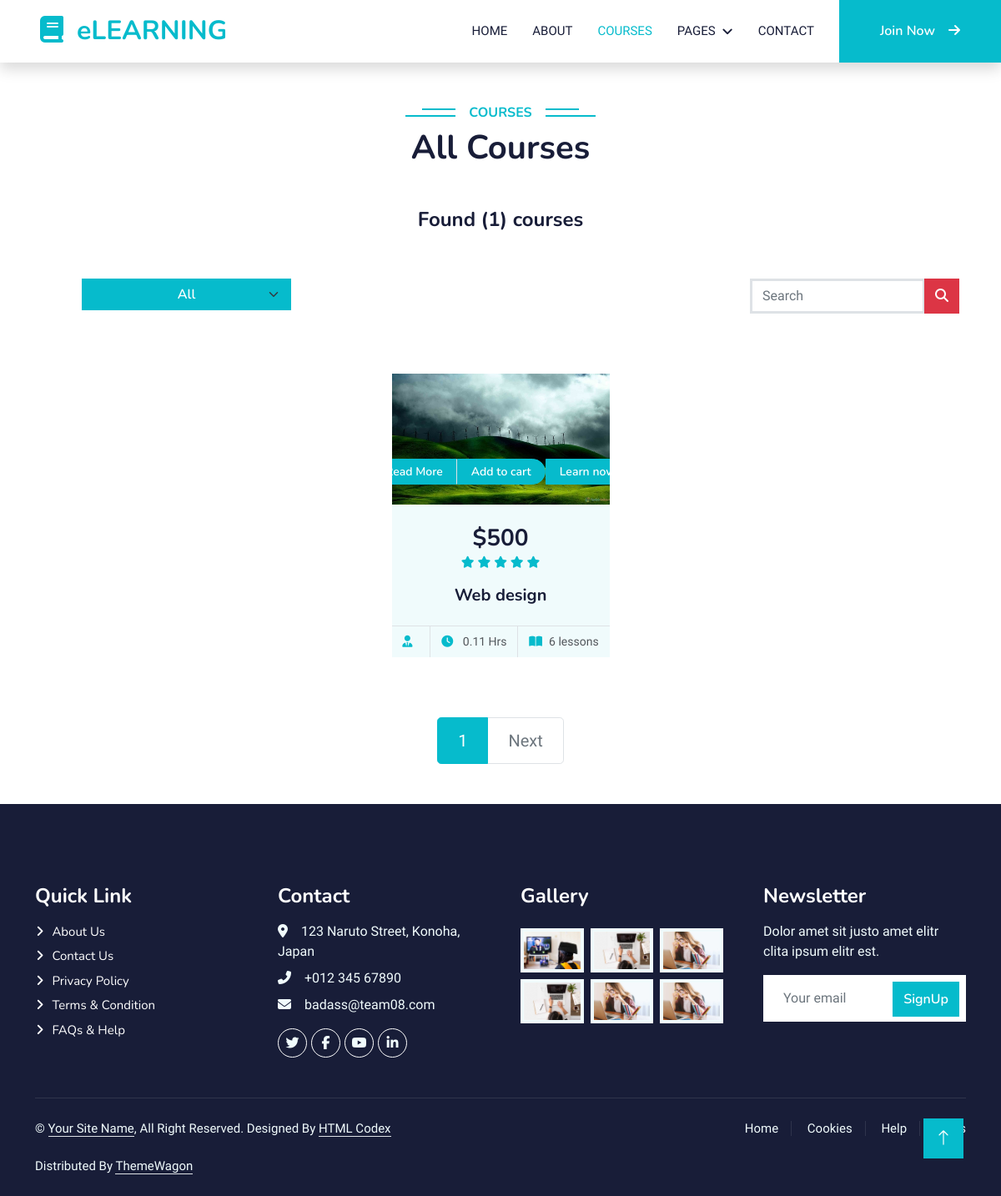
/course/, run on an earlier commit of the app's database.
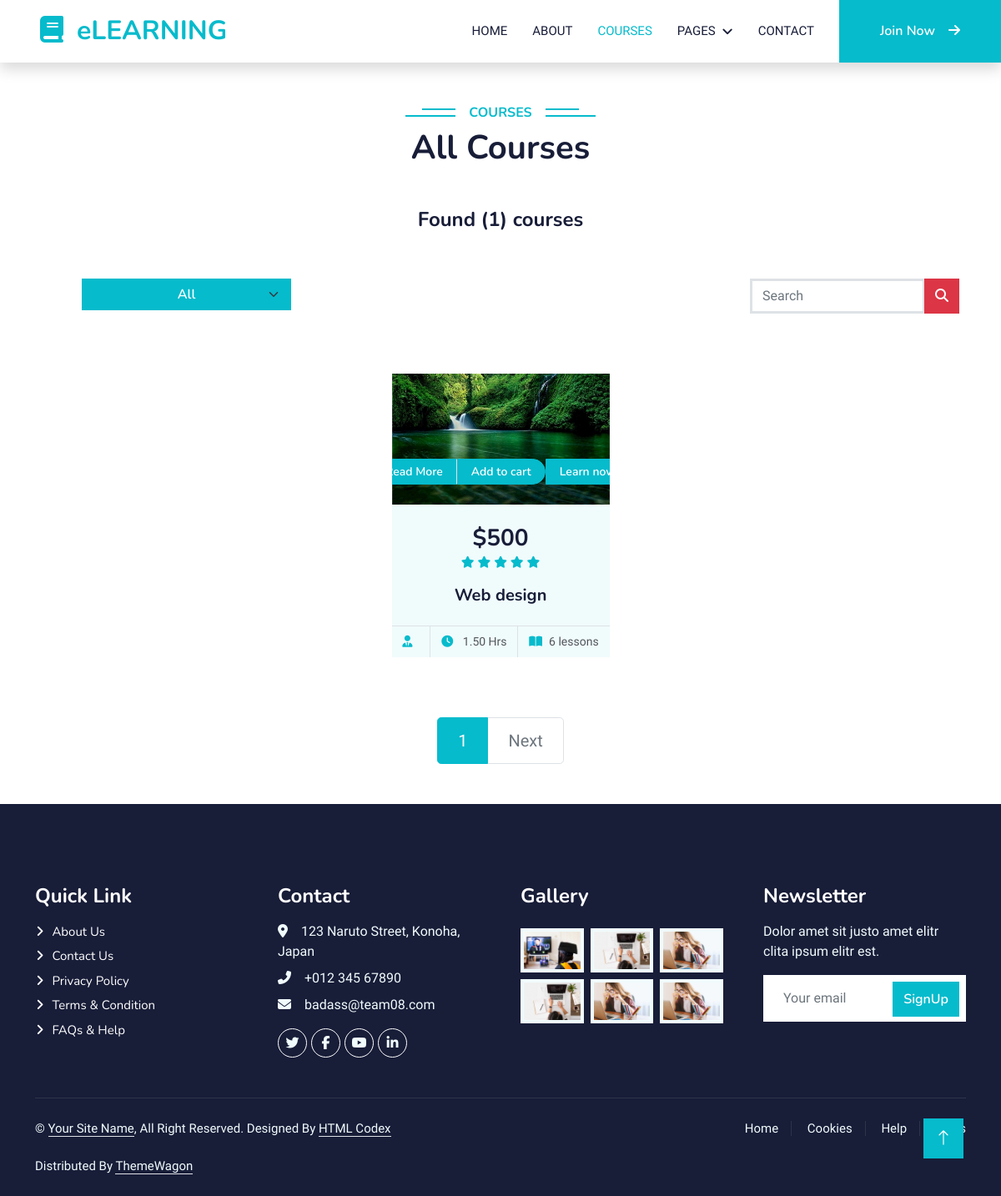
And on a later commit of the database.
### course/models.py (models this page shows, shortened)
class Course(models.Model):
    title = models.CharField(max_length=255)
    description = models.TextField()
    price = models.PositiveIntegerField(null=True,
                                        validators=[MinValueValidator(0)], blank=True)
    instructor = models.ForeignKey(
        Instructor, on_delete=models.CASCADE, blank=True, null=True)
    language = models.CharField(max_length=50, default='English')
    category = models.ForeignKey(
        Category, on_delete=models.PROTECT, blank=True, null=True)
    COURSE_STATUS_AVAILABLE = 'A'
    COURSE_STATUS_UNAVAILABLE = 'UA'
    COURSE_STATUS_CHOICES = [
        (COURSE_STATUS_AVAILABLE, 'Available'),
        (COURSE_STATUS_UNAVAILABLE, 'Unavailable')
    ]
    lesson_number = models.PositiveBigIntegerField(null=True,
                                                   validators=[MinValueValidator(0)], blank=True)
    course_status = models.CharField(
        max_length=2, choices=COURSE_STATUS_CHOICES, default=COURSE_STATUS_AVAILABLE)
    rated = models.PositiveSmallIntegerField(null=True,
                                             validators=[MinValueValidator(0), MaxValueValidator(5)], blank=True)
    duration = models.DecimalField(max_digits=6, decimal_places=2,
                                   validators=[MinValueValidator(0)], blank=True, null=True)
    image = ResizedImageField(size=[500, 300], crop=['middle', 'center'],  upload_to="course/course_image/", null=True, blank=True, quality=100
                              )
    video = models.FileField(
        upload_to="course/course_video", null=True, blank=True)
    slug = models.SlugField(max_length=200, unique=True,
                            null=True, blank=True)
    def get_url(self):
        return reverse('course_detail', args=[self.slug])
    def get_video_url(self):
        return reverse('course_watching', args=[self.slug])
    def add_to_cart_url(self):
        return reverse('add_cart', args=[self.slug])

### course/views.py (the view)
# urls.py: path('course/', include('course.urls')),
def course(request, category_slug=None):
    course_url = reverse('course')
    if category_slug is not None:
        category = get_object_or_404(Category, slug=category_slug)
        courses = Course.objects.all().filter(category=category, course_status='A')
    else:
        courses = Course.objects.all().filter(course_status='A').order_by('pk')
        category = None
    page = request.GET.get('page')
    page = page or 1
    paginator = Paginator(courses, 6)
    paged_courses = paginator.get_page(page)
    course_count = courses.count()
    context = {
        'courses': paged_courses,
        'course_count': course_count,
        'category': category,
        'course_url': course_url
    }
    return render(request, 'course/course.html', context=context)

### templates/course/course.html (shortened to what this page needs)
{% extends 'base.html' %} {% load static %} {% block content %}
<div class="container-xxl py-5">
  <div class="container">
    <div class="text-center wow fadeInUp" data-wow-delay="0.1s">
      <h6 class="section-title bg-white text-center text-primary px-3">
        Courses
      </h6>
      {% if category == None %}
      <h1 class="mb-5">All Courses</h1>
      {% else %}
      <h1 class="mb-5">{{category.title}} Courses</h1>
      {% endif %}
      <h4>Found ({{course_count}}) courses</h4>
    </div>
    <div
      class="container text-center wow fadeInUp m-4 p-4 mw-100"
      data-wow-delay="0.1s"
    >
      <div class="row justify-content-between p-2 g-3">
        <div class="col-md-3">
          <select
            class="form-select btn btn-primary"
            aria-label="Default select example"
            onchange="location = this.value;"
          >
           <option class="bg-light text-dark" {% if request.path == course_url %} selected {% endif %} value="{{course_url}}">
            All
          </option>
        </select>
        </div>
        <div class="col-md-3">
          <form action="{% url 'search' %}" method="get">
            <div class="input-group mb-3">
              <input
                type="text"
                class="form-control border border-3"
                placeholder="Search"
                name = "s"
                value = "{{s}}"
              />
              <button class="btn btn-danger" type="submit">
                <i class="fa-solid fa-magnifying-glass"></i>
              </button>
            </div>
          </form>
        </div>
      </div>
    </div>
    <div class="row row-cols-lg-4 row-cols-md-2 g-4 justify-content-center">
      {% for course in courses %}
      <div class="col-lg-3 col-md-6 wow fadeInUp" data-wow-delay="0.5s">
        <div class="d-flex flex-column course-item bg-light h-100">
          <div class="position-relative overflow-hidden">
            <img class="img-fluid" src="{{course.image.url}}" alt="" />
            <div
              class="w-100 d-flex justify-content-center position-absolute bottom-0 start-0 mb-4"
            >
              <a
                href="{{course.get_url}}"
                class="flex-shrink-0 btn btn-sm btn-primary px-3 border-end"
                style="border-radius: 30px 0 0 30px"
                >Read More</a
              >
              <a
                href="{{course.add_to_cart_url}}"
                class="flex-shrink-0 btn btn-sm btn-primary px-3"
                style="border-radius: 0 30px 30px 0"
                >Add to cart</a
              >
              <a
                href="{{course.get_video_url}}"
                class="flex-shrink-0 btn btn-sm btn-primary px-3"
                style="border-radius: 0 30px 30px 0"
                >Learn now</a
              >
            </div>
          </div>
          <div class="text-center p-4 pb-0 flex-fill">
            <h3 class="mb-0">${{course.price}}</h3>
            <div class="mb-3">
              {% for i in course.rated|center:course.rated%}
              <small class="fa fa-star text-primary"></small>
              {% endfor %}
            </div>
            <h5 class="mb-4">{{ course.title }}</h5>
          </div>
          <div class="d-flex border-top">
            <small class="flex-fill text-center border-end py-2"
              ><i class="fa fa-user-tie text-primary me-2"></i>{{course.instructor.name}}</small
            >
            <small class="flex-fill text-center border-end py-2"
              ><i class="fa fa-clock text-primary me-2"></i> {{course.duration}}
              Hrs</small
            >
            <small class="flex-fill text-center py-2"
              ><i class="fa fa-book-open text-primary me-2"></i
              >{{course.lesson_number}} lessons
            </small>
          </div>
        </div>
      </div>
      {% endfor %}
    </div>
  </div>
</div>
{% if courses %}
<nav class="mt-4" aria-label="Page navigation sample">
  <ul class="pagination justify-content-center pagination-lg">
    {% for page in courses.paginator.page_range %}
    {% if courses.number|add:'-1' <= page and page <= courses.number|add:'1' %}
    {% if page == courses.number %}
    <li class="page-item active">
      <a class="page-link" href="{% url 'course' %}?page={{ page }}"
        >{{ page }}</a
      >
    </li>
    {% else %}
    <li class="page-item">
      <a class="page-link" href="{% url 'course' %}?page={{ page }}"
        >{{ page }}</a
      >
    </li>
    {% endif %} {% endif %} {% endfor %}
     {% if courses.has_next %}
    <li class="page-item">
      <a
        class="page-link"
        href="{% url 'course' %}?page={{courses.next_page_number}}"
        >Next</a
      >
    </li>
    {% else %}
    <li class="page-item disabled">
      <a class="page-link" href="#">Next</a>
    </li>
    {% endif %}
  </ul>
</nav>
{% endif %} {% endblock content %}

### templates/base.html (shortened to what this page needs)
{% load static %}
<!DOCTYPE html>
<html lang="en">
  <head>
    <link
    href="https://cdnjs.cloudflare.com/ajax/libs/font-awesome/5.10.0/css/all.min.css"
    rel="stylesheet"
  />
   <link rel="stylesheet" href="https://cdn.jsdelivr.net/npm/bootstrap-icons@1.10.2/font/bootstrap-icons.css">
    <link
      href="{% static 'general/lib/owlcarousel/assets/owl.carousel.min.css' %}"
      rel="stylesheet"
    />
    <link
      href="{% static 'general/lib/owlcarousel/assets/owl.carousel.min.css' %}"
      rel="stylesheet"
    />
    <link href="{% static 'general/css/bootstrap.min.css' %}" rel="stylesheet" />
    <link href="{% static 'general/css/style.css' %}" rel="stylesheet" />
  <body>
    {% include 'includes/navbar.html' %}
    {% block content %}{% endblock content %}
    {% include 'includes/footer.html' %}
    <a href="#" class="btn btn-lg btn-primary btn-lg-square back-to-top"
      ><i class="bi bi-arrow-up"></i
    ></a>
  </body>
</html>

### templates/includes/navbar.html (shortened to what this page needs)
{% load static %}
<nav
  class="navbar navbar-expand-lg bg-white navbar-light shadow sticky-top p-0"
>
  <a
    href="{% url 'home' %}"
    class="navbar-brand d-flex align-items-center px-4 px-lg-5"
  >
    <h2 class="m-0 text-primary"><i class="fa fa-book me-3"></i>eLEARNING</h2>
  </a>
  <div class="collapse navbar-collapse" id="navbarCollapse">
    <div class="navbar-nav ms-auto p-4 p-lg-0">
      <a
        href="{% url 'home' %}"
        class="nav-item nav-link {% if request.resolver_match.url_name == 'home' %} active {% endif %}"
        >Home</a
      >
      <a href="about.html" class="nav-item nav-link">About</a>
      <a
        href="{% url 'course' %}"
        class="nav-item nav-link {% if request.resolver_match.url_name == 'course' %} active {% endif %}"
        >Courses</a
      >
      <div class="nav-item dropdown">
        <a href="#" class="nav-link dropdown-toggle" data-bs-toggle="dropdown"
          >Pages</a
        >
      </div>
      <a href="contact.html" class="nav-item nav-link">Contact</a>
    </div>
    {% if user.is_authenticated %}
    <div class="nav-item dropdown">
      <a
        href="#"
        class="nav-link dropdown-toggle btn btn-primary py-4 px-lg-5 d-none d-lg-block"
        data-bs-toggle="dropdown"
        ><i class="fa-solid fa-user-plus"></i> {{user.first_name}}</a
      >
      <div class="dropdown-menu fade-down m-0 text-center container-fluid">
        <a href="{% url 'cart' %}" class="dropdown-item">My cart</a>
        <li><hr class="dropdown-divider" /></li>
        <a href="team.html" class="dropdown-item">My learning</a>
        <li><hr class="dropdown-divider" /></li>
        <a href="testimonial.html" class="dropdown-item">Account settings</a>
        <li><hr class="dropdown-divider" /></li>
        <a href="testimonial.html" class="dropdown-item">Purchase history</a>
        <li><hr class="dropdown-divider" /></li>
        <a href="{% url 'signout' %}" class="dropdown-item">Log out</a>
      </div>
    </div>
    {% else %}
    <a
      href="{% url 'signup' %}"
      class="btn btn-primary py-4 px-lg-5 d-none d-lg-block"
      >Join Now<i class="fa fa-arrow-right ms-3"></i
    ></a>
    {% endif %}
  </div>
</nav>

### templates/includes/footer.html
{% load static %}
<div
  class="container-fluid bg-dark text-light footer pt-5 mt-5 wow fadeIn"
  data-wow-delay="0.1s"
>
  <div class="container py-5">
    <div class="row g-5">
      <div class="col-lg-3 col-md-6">
        <h4 class="text-white mb-3">Quick Link</h4>
        <a class="btn btn-link" href="">About Us</a>
        <a class="btn btn-link" href="">Contact Us</a>
        <a class="btn btn-link" href="">Privacy Policy</a>
        <a class="btn btn-link" href="">Terms & Condition</a>
        <a class="btn btn-link" href="">FAQs & Help</a>
      </div>
      <div class="col-lg-3 col-md-6">
        <h4 class="text-white mb-3">Contact</h4>
        <p class="mb-2">
          <i class="fa fa-map-marker-alt me-3"></i>123 Naruto Street, Konoha,
          Japan
        </p>
        <p class="mb-2"><i class="fa fa-phone-alt me-3"></i>+012 345 67890</p>
        <p class="mb-2"><i class="fa fa-envelope me-3"></i>badass@team08.com</p>
        <div class="d-flex pt-2">
          <a class="btn btn-outline-light btn-social" href=""
            ><i class="fab fa-twitter"></i
          ></a>
          <a class="btn btn-outline-light btn-social" href=""
            ><i class="fab fa-facebook-f"></i
          ></a>
          <a class="btn btn-outline-light btn-social" href=""
            ><i class="fab fa-youtube"></i
          ></a>
          <a class="btn btn-outline-light btn-social" href=""
            ><i class="fab fa-linkedin-in"></i
          ></a>
        </div>
      </div>
      <div class="col-lg-3 col-md-6">
        <h4 class="text-white mb-3">Gallery</h4>
        <div class="row g-2 pt-2">
          <div class="col-4">
            <img
              class="img-fluid bg-light p-1"
              src="{% static 'general/img/course-1.jpg' %}"
              alt=""
            />
          </div>
          <div class="col-4">
            <img
              class="img-fluid bg-light p-1"
              src="{% static 'general/img/course-2.jpg' %}"
              alt=""
            />
          </div>
          <div class="col-4">
            <img
              class="img-fluid bg-light p-1"
              src="{% static 'general/img/course-3.jpg' %}"
              alt=""
            />
          </div>
          <div class="col-4">
            <img
              class="img-fluid bg-light p-1"
              src="{% static 'general/img/course-2.jpg' %}"
              alt=""
            />
          </div>
          <div class="col-4">
            <img
              class="img-fluid bg-light p-1"
              src="{% static 'general/img/course-3.jpg' %}"
              alt=""
            />
          </div>
          <div class="col-4">
            <img
              class="img-fluid bg-light p-1"
              src="{% static 'general/img/course-3.jpg' %}"
              alt=""
            />
          </div>
        </div>
      </div>
      <div class="col-lg-3 col-md-6">
        <h4 class="text-white mb-3">Newsletter</h4>
        <p>Dolor amet sit justo amet elitr clita ipsum elitr est.</p>
        <div class="position-relative mx-auto" style="max-width: 400px">
          <input
            class="form-control border-0 w-100 py-3 ps-4 pe-5"
            type="text"
            placeholder="Your email"
          />
          <button
            type="button"
            class="btn btn-primary py-2 position-absolute top-0 end-0 mt-2 me-2"
          >
            <a href="/account/signup">SignUp</a>
          </button>
        </div>
      </div>
    </div>
  </div>
  <div class="container">
    <div class="copyright">
      <div class="row">
        <div class="col-md-6 text-center text-md-start mb-3 mb-md-0">
          &copy; <a class="border-bottom" href="#">Your Site Name</a>, All Right
          Reserved. Designed By
          <a class="border-bottom" href="https://htmlcodex.com">HTML Codex</a
          ><br /><br />
          Distributed By
          <a class="border-bottom" href="https://themewagon.com">ThemeWagon</a>
        </div>
        <div class="col-md-6 text-center text-md-end">
          <div class="footer-menu">
            <a href="">Home</a>
            <a href="">Cookies</a>
            <a href="">Help</a>
            <a href="">FQAs</a>
          </div>
        </div>
      </div>
    </div>
  </div>
</div>

What changed in the data, as far as the page shows it:
removed Course: image (picture), price "500", rated 5 (drawn), title "Web design", duration "0.11", lesson_number "6"
added Course: image (picture), price "500", rated 5 (drawn), title "Web design", duration "1.50", lesson_number "6"
